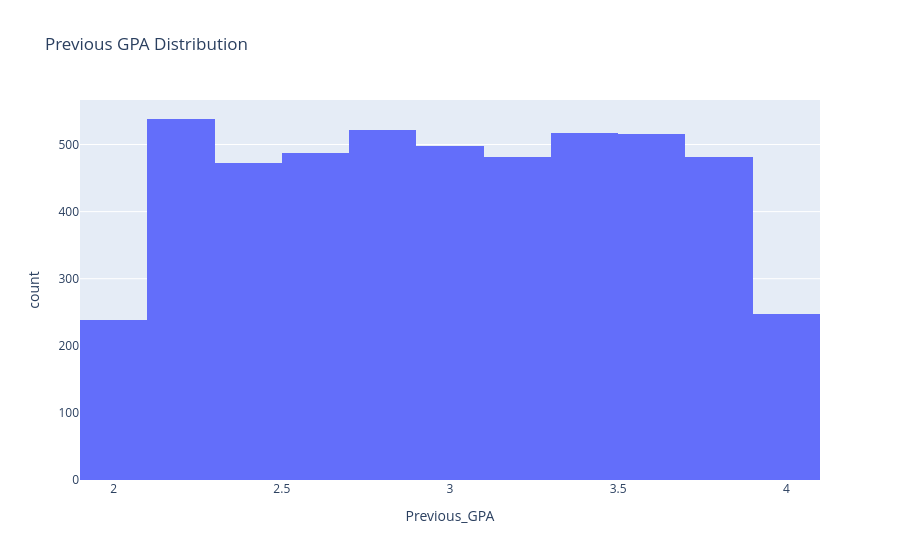

Write notebook code for a chart like this one.
### Code cell
fig = px.histogram(
    df,
    x="Previous_GPA",
    nbins=20,
    title="Previous GPA Distribution"
)

fig.show()

### Figure 1 — Plotly figure (JSON) as saved in the notebook; plotly's stock layout.template omitted (floating-point values rounded to 4 significant figures; data arrays with more than 128 entries replaced by an {"elided": "..."} marker saying what was removed)
{"data": [{"bingroup": "x", "hovertemplate": "Previous_GPA=%{x}<br>count=%{y}<extra></extra>", "legendgroup": "", "marker": {"color": "#636efa", "pattern": {"shape": ""}}, "name": "", "nbinsx": 20, "orientation": "v", "showlegend": false, "type": "histogram", "x": {"elided": "5000 float values"}, "xaxis": "x", "yaxis": "y"}], "layout": {"barmode": "relative", "legend": {"tracegroupgap": 0}, "title": {"text": "Previous GPA Distribution"}, "xaxis": {"anchor": "y", "domain": [0, 1], "title": {"text": "Previous_GPA"}}, "yaxis": {"anchor": "x", "domain": [0, 1], "title": {"text": "count"}}}}
